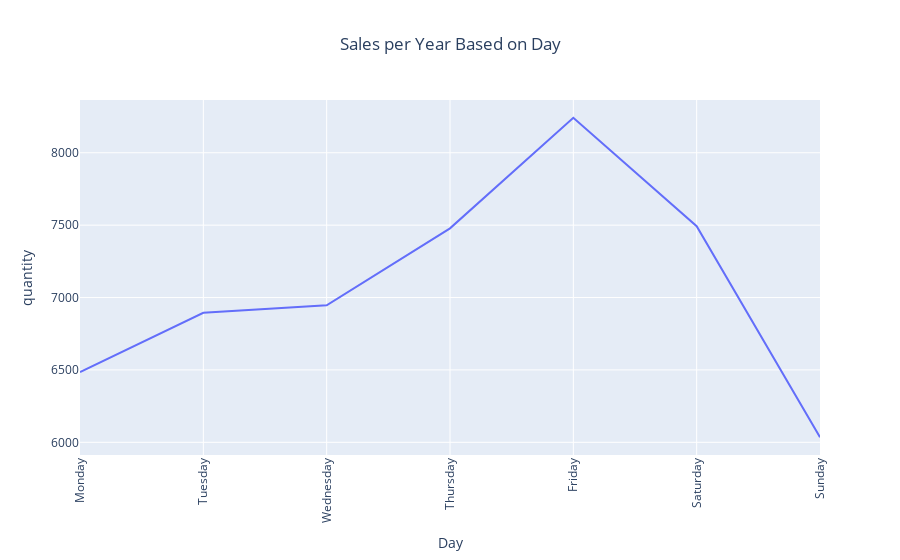

Notebook code cell kept with this figure:
### Markdown cell above
The purpose of code cell above is to count total pizza sold by day for entire year.

### Code cell
# Make a line chart total pizza sold by day.
fig = px.line(DaySalesperYear, x="order_day", y="quantity", title='Sales per Year Based on Day')
fig.update_xaxes(tickangle=270)
fig.update_layout(xaxis_title='Day', title_x=0.5)
fig.show()

### Figure 1 — Plotly figure (JSON) as saved in the notebook; plotly's stock layout.template omitted (floating-point values rounded to 4 significant figures)
{"data": [{"hovertemplate": "order_day=%{x}<br>quantity=%{y}<extra></extra>", "legendgroup": "", "line": {"color": "#636efa", "dash": "solid"}, "marker": {"symbol": "circle"}, "mode": "lines", "name": "", "orientation": "v", "showlegend": false, "type": "scatter", "x": ["Monday", "Tuesday", "Wednesday", "Thursday", "Friday", "Saturday", "Sunday"], "xaxis": "x", "y": [6485, 6895, 6946, 7478, 8242, 7493, 6035], "yaxis": "y"}], "layout": {"legend": {"tracegroupgap": 0}, "title": {"text": "Sales per Year Based on Day", "x": 0.5}, "xaxis": {"anchor": "y", "domain": [0, 1], "tickangle": -90, "title": {"text": "Day"}}, "yaxis": {"anchor": "x", "domain": [0, 1], "title": {"text": "quantity"}}}}
